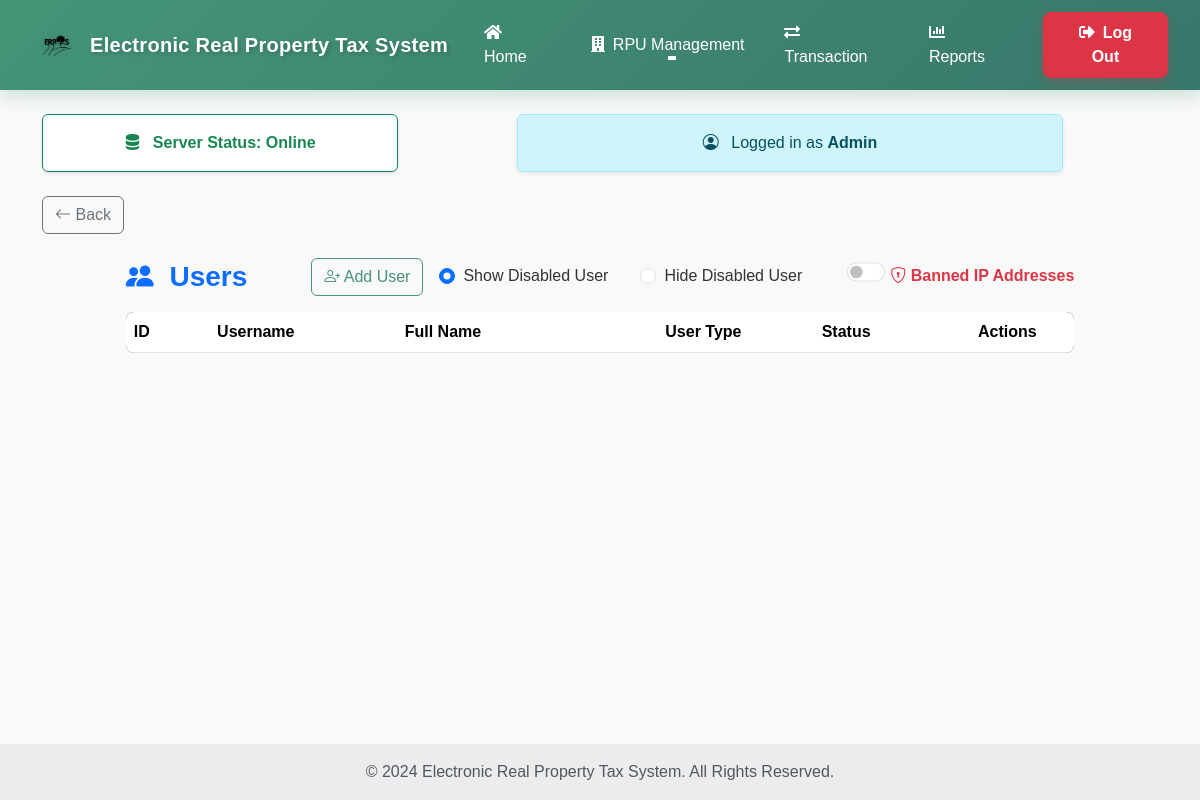
The app's page /User-Control.php, older data.
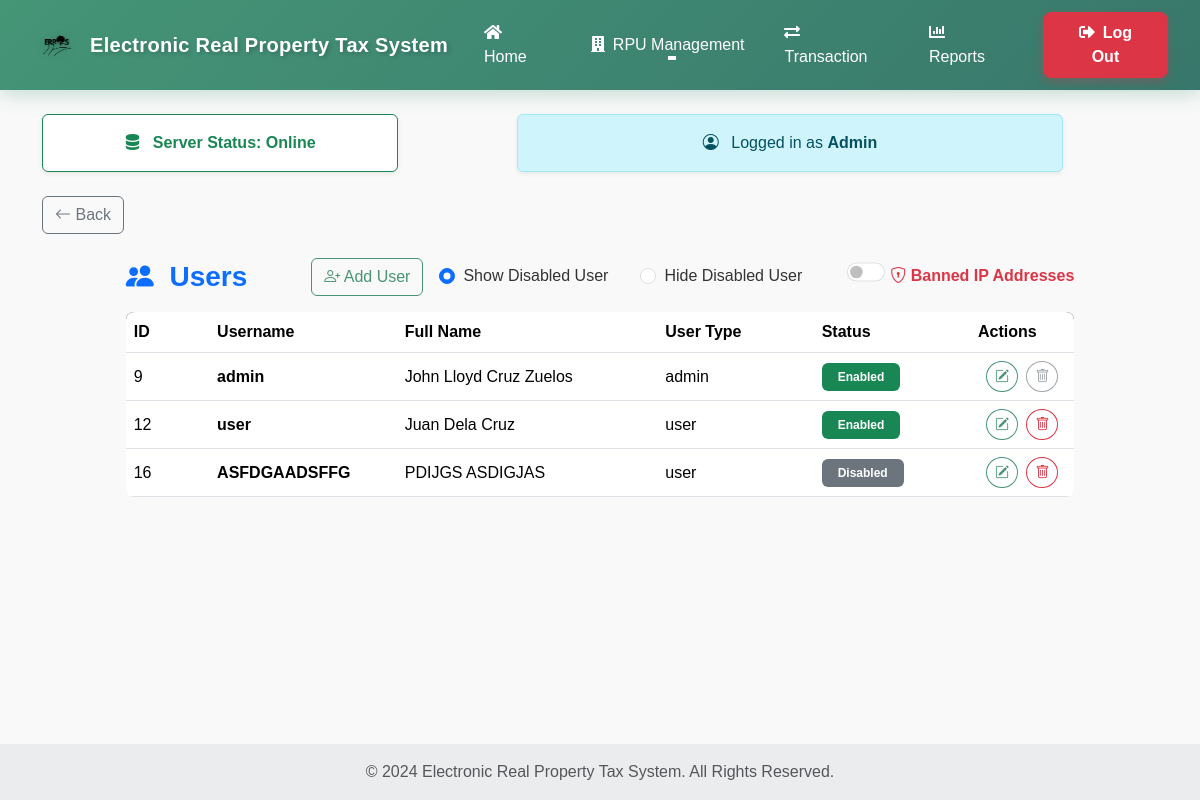
The same page, newer data.
### tables this page shows
CREATE TABLE `users` (
  `user_id` int(11) NOT NULL,
  `username` varchar(50) NOT NULL,
  `password` varchar(255) NOT NULL,
  `last_name` varchar(50) NOT NULL,
  `first_name` varchar(50) NOT NULL,
  `middle_name` varchar(50) DEFAULT NULL,
  `gender` enum('Male','Female') NOT NULL,
  `birthdate` date DEFAULT NULL,
  `marital_status` enum('Single','Married') NOT NULL,
  `tin` varchar(15) DEFAULT NULL,
  `house_number` varchar(10) DEFAULT NULL,
  `street` varchar(100) DEFAULT NULL,
  `brgy_id` int(11) DEFAULT NULL,
  `district_id` int(11) DEFAULT NULL,
  `m_id` int(11) DEFAULT NULL,
  `province` varchar(50) DEFAULT NULL,
  `contact_number` varchar(15) DEFAULT NULL,
  `email` varchar(100) DEFAULT NULL,
  `status` tinyint(1) NOT NULL DEFAULT 0,
  `user_type` enum('admin','user') NOT NULL DEFAULT 'user'
);

### User-Control.php (the view, shortened to what the changed rows need)
<?php
$conn = Database::getInstance();
$query = "SELECT * FROM users";
$result = $conn->query($query);
$users = [];
if ($result) {
  while ($row = $result->fetch_assoc()) {
    $users[] = $row;
  }
}
?>
<!DOCTYPE html>
<html lang="en">
<head>
  <link rel="stylesheet" href="https://cdnjs.cloudflare.com/ajax/libs/font-awesome/5.15.4/css/all.min.css">
  <link href="https://cdn.jsdelivr.net/npm/bootstrap@5.3.2/dist/css/bootstrap.min.css" rel="stylesheet">
  <link rel="stylesheet" href="https://cdn.jsdelivr.net/npm/bootstrap-icons/font/bootstrap-icons.css">
  <link rel="stylesheet" href="main_layout.css">
  <link rel="stylesheet" href="header.css">
  <link rel="stylesheet" href="User-Control.css">
</head>
<body>
  <div class="container py-4">
    <div class="table-section mx-auto" style="width: 85%;">
      <div id="defaultUsersTable" class="table-responsive">
        <table class="table table-hover align-middle mb-0">
          <thead class="bg-dark text-white text-center">
            <tr>
              <th style="width: 8%">ID</th>
              <th style="width: 18%">Username</th>
              <th style="width: 25%">Full Name</th>
              <th style="width: 15%">User Type</th>
              <th style="width: 15%">Status</th>
              <th style="width: 10%">Actions</th>
            </tr>
          </thead>
          <tbody class="text-start">
            <?php foreach ($users as $user): ?>
              <tr class="border-bottom">
                <td><?= htmlspecialchars($user['user_id'] ?? '') ?></td>
                <td class="fw-semibold"><?= htmlspecialchars($user['username'] ?? '') ?></td>
                <td><?= htmlspecialchars(trim("{$user['first_name']} {$user['middle_name']} {$user['last_name']}")) ?>
                </td>
                <td><?= htmlspecialchars($user['user_type'] ?? '') ?></td>
                <td>
                  <?php if ($user['status'] == 1): ?>
                    <span class="badge bg-success px-3 py-2">Enabled</span>
                  <?php else: ?>
                    <span class="badge bg-secondary px-3 py-2">Disabled</span>
                  <?php endif; ?>
                </td>
                <td class="text-center">
                  <a href="#" data-toggle="modal" data-target="#editUserModal-<?= $user['user_id'] ?>"
                    class="btn btn-outline-primary btn-sm rounded-circle me-1" title="Edit User">
                    <i class="bi bi-pencil-square"></i>
                  </a>
                  <?php if ($user['user_type'] === 'admin'): ?>
                    <button class="btn btn-outline-secondary btn-sm rounded-circle" disabled
                      title="Admin accounts cannot be deleted">
                      <i class="bi bi-trash"></i>
                    </button>
                  <?php else: ?>
                    <button type="button" class="btn btn-outline-danger btn-sm rounded-circle delete-user-btn"
                      data-user-id="<?= $user['user_id'] ?>" data-username="<?= htmlspecialchars($user['username']) ?>"
                      data-fullname="<?= htmlspecialchars(trim("{$user['first_name']} {$user['middle_name']} {$user['last_name']}")) ?>">
                      <i class="bi bi-trash"></i>
                    </button>
                  <?php endif; ?>
                </td>
              </tr>
            <?php endforeach; ?>
          </tbody>
        </table>
      </div>
    </div>
  </div>
</body>
</html>

Row changes from the older to the newer data that the page shows:
added users: user_id "9", username "admin", first_name+middle_name+last_name "John Lloyd Cruz Zuelos", user_type "admin", status "Enabled"
added users: user_id "12", username "user", first_name+middle_name+last_name "Juan Dela Cruz", user_type "user", status "Enabled"
added users: user_id "16", username "ASFDGAADSFFG", first_name+middle_name+last_name "PDIJGS ASDIGJAS", user_type "user", status "Disabled"
